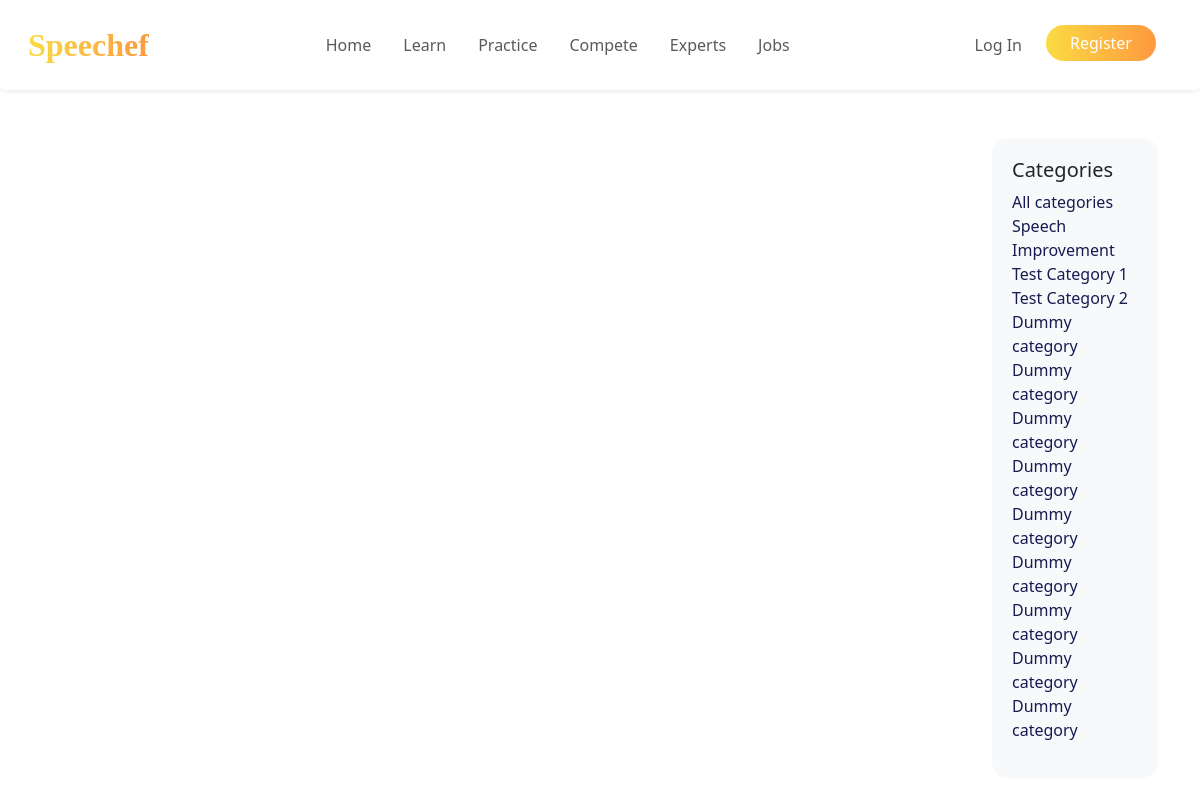
/learn/category/Language Improvement/, run on an earlier commit of the app's database.
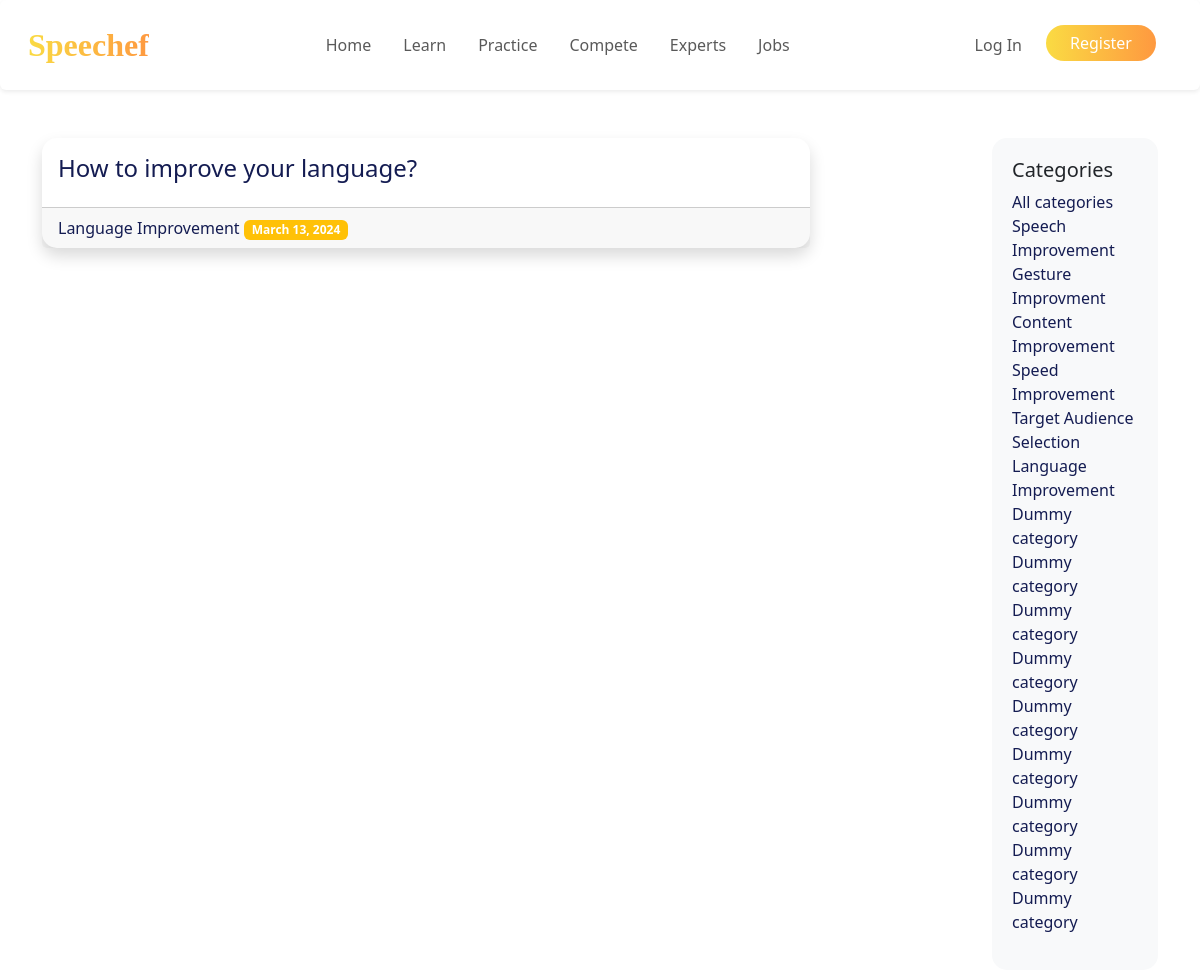
And on a later commit of the database.
### learn/models.py (models this page shows, shortened)
class Category(models.Model):
    name = models.CharField(max_length=30)
    class Meta:
        verbose_name_plural = "Categories"

class Post(models.Model):
    title = models.CharField(max_length=255)
    body = models.TextField()
    created_on = models.DateTimeField(auto_now_add=True)
    last_modified = models.DateTimeField(auto_now=True)
    categories = models.ManyToManyField("Category", related_name="posts")

### learn/views.py (the view)
# urls.py: path("category/<category>/", views.learn_category, name="learn_category"),
def learn_category(request, category):
    posts = Post.objects.filter(
        categories__name__contains=category
    ).order_by("-created_on")
    all_categories = Category.objects.all()  # Retrieve all categories
    context = {
        "category": category,
        "posts": posts,
        "all_categories": all_categories
    }
    return render(request, "learn/category.html", context)

### learn/templates/learn/category.html (shortened to what this page needs)
{% extends "learn/index.html" %}

### learn/templates/learn/index.html (shortened to what this page needs)
{% extends "base.html" %}
{% load static %}
{% block page_head %}
<link rel="stylesheet" href="{% static 'learn_index.css' %}"/>
{% endblock page_head%}
{% block page_content %}
  {% block posts %}
  <div class="container">
    <div class="row">
      <div class="col-md-10">
        <div class="row">
          {% for post in posts %}
            <div class="col-md-10">
              <div class="card mb-4 shadow">
                <div class="card-body" style="max-height: 200px; overflow: hidden;">
                  <h5 class="card-title"><a href="{% url 'learn_detail' post.pk %}">{{ post.title }}</a></h5>
                </div>
                <div class="card-footer">
                  {% for category in post.categories.all %}
                    <span><a href="{% url 'learn_category' category.name %}">{{ category.name }}</a></span>
                    <span class="badge bg-warning"> {{ post.created_on.date }}</span>
                  {% endfor %}
                </div>
              </div>
            </div>
            {% endfor %}
        </div>
      </div>
      <div class="col-md-2">
        <div class="sidebar">
          <h5>Categories</h5>
          <ul class="list-unstyled">
            <li><a href="{% url 'learn_index'%}">All categories</a></li>
            {% for category in all_categories %}
                <li><a href="{% url 'learn_category' category.name %}">{{ category.name }}</li>
            {% endfor %}
            <li><a href="#">Dummy category</a></li>
            <li><a href="#">Dummy category</a></li>
            <li><a href="#">Dummy category</a></li>
            <li><a href="#">Dummy category</a></li>
            <li><a href="#">Dummy category</a></li>
            <li><a href="#">Dummy category</a></li>
            <li><a href="#">Dummy category</a></li>
            <li><a href="#">Dummy category</a></li>
            <li><a href="#">Dummy category</a></li>
          </ul>
        </div>
      </div>
    </div>
  </div>
  {% endblock posts %}
{% endblock page_content %}

What changed in the data, as far as the page shows it:
now on this page (row edited): Post: title "How to improve your language?", created_on "March 13, 2024"
added Category: name "Language Improvement"
changed Category: name "Test Category 1" → "Gesture Improvment"
changed Category: name "Test Category 2" → "Content Improvement"
added Category: name "Speed Improvement", shown under "Categories"
added Category: name "Target Audience Selection", shown under "Categories"
